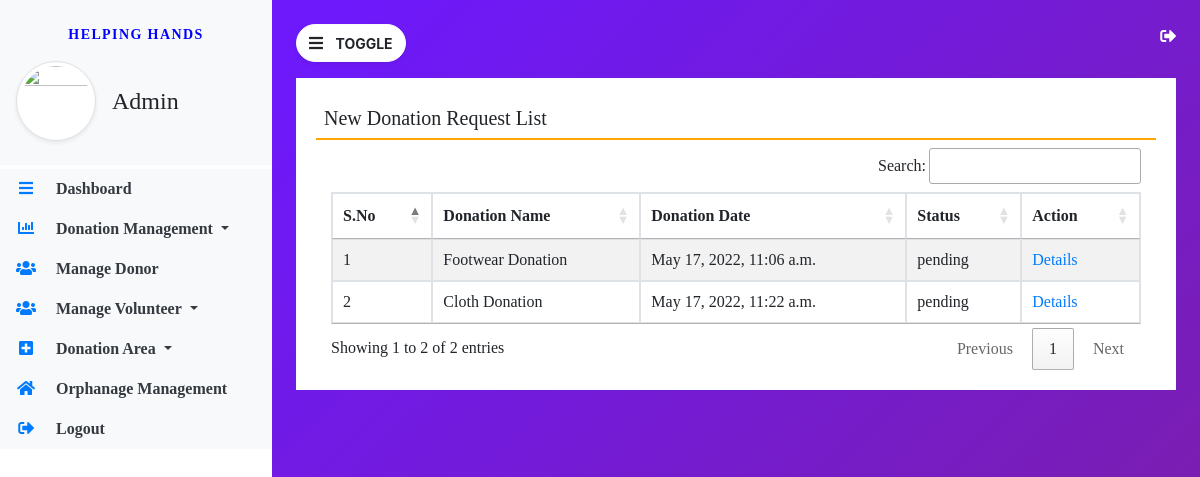
The app's page /pending_donation (signed in) with its own data.
### donation/models.py (models this page shows, shortened)
class Donation(models.Model):
    donor = models.ForeignKey(Donor, on_delete=models.CASCADE)
    donationname = models.CharField(max_length=100, null=True)
    donationpic = models.FileField(null=True)
    collectionloc = models.CharField(max_length=300, null=True)
    description = models.CharField(max_length=300, null=True)
    status = models.CharField(max_length=50, null=True)
    donationdate = models.DateTimeField(auto_now_add=True, null=True, blank=True)
    adminremark = models.CharField(max_length=300, null=True, blank=True)
    volunteer = models.ForeignKey(Volunteer, on_delete=models.CASCADE, null=True, blank=True)
    donationarea = models.ForeignKey(DonationArea, on_delete=models.CASCADE, null=True, blank=True)
    volunteerremark = models.CharField(max_length=300, null=True, blank=True)
    updationdate = models.DateField(null=True, blank=True)

### donation/views.py (the view)
# urls.py: path('pending_donation', pending_donation, name='pending_donation'),
def pending_donation(request):
    if not request.user.is_authenticated:
        return redirect('admin_login')
    donation = Donation.objects.filter(status="pending")
    return render(request, 'pending_donation.html', locals())

### donation/templates/pending_donation.html
{% extends 'admin_base.html' %}
{% block main %}
<div class="card-shadow-lg bg-white mt-3" style="font-family: 'Times New Roman'">
    <div class="card-body">
        <h5 class="p-2" style="border-bottom: 2px solid orange">New Donation Request List</h5>
        <div class="container-fluid">
            <table id="example" class="table table-bordered table-striped">
                <thead>
                <tr>
                    <th>S.No</th>
                    <th>Donation Name</th>
                    <th>Donation Date</th>
                    <th>Status</th>
                    <th>Action</th>
                </tr>
                </thead>
                <tbody>
                {% for i in donation %}
                <tr>
                    <td>{{ forloop.counter }}</td>
                    <td>{{ i.donationname }}</td>
                    <td>{{ i.donationdate }}</td>
                    <td>{{ i.status }}</td>
                    <td><a href="{% url 'pending_donationdetail' i.id %}" class="text-primary">Details</a></td>
                </tr>
                {% endfor %}
                </tbody>
            </table>
        </div>
    </div>
</div>
{% endblock %}

### donation/static/css/sidebar.css (style rules this page uses)
* { margin: 0px; padding: 0px; }
body { background-image: linear-gradient(135.9deg, rgba(109, 25, 252, 1) 16.4%, rgba(125, 31, 160, 1)); min-height: 100vh; }

### records on screen
Donation: donationname "Footwear Donation", donationdate "May 17, 2022, 11:06 a.m.", status "pending"
Donation: donationname "Cloth Donation", donationdate "May 17, 2022, 11:22 a.m.", status "pending"
